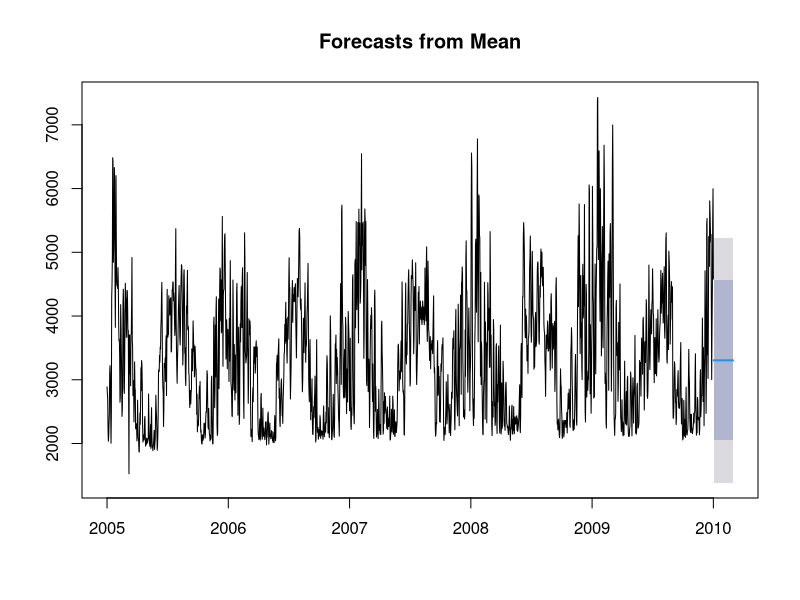
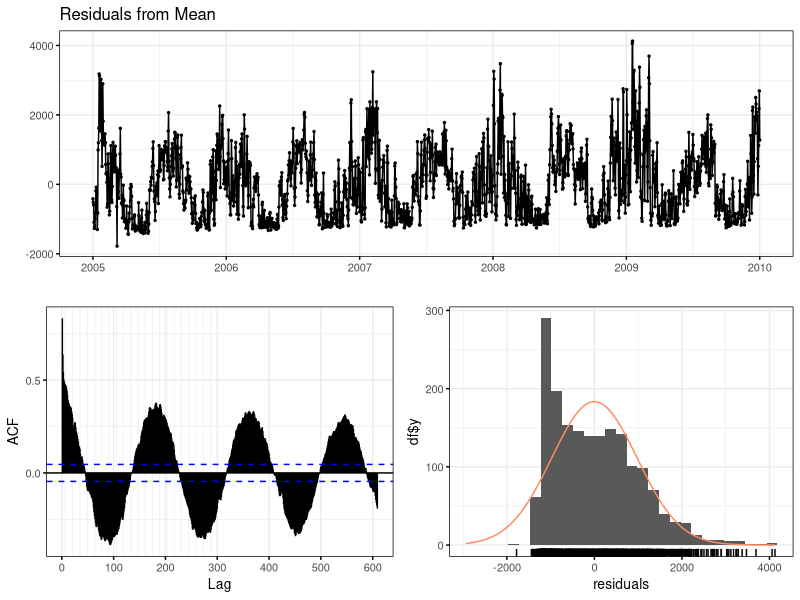

Source code (R) for these figures, in order: (Note: this script raises an error after producing the figures.)
## ---- chunk 1
#set up chunk options
knitr::opts_chunk$set(echo = TRUE,tidy.opts=list(width.cutoff=80), 
                      tidy=FALSE) 
knitr::opts_chunk$set(warning = FALSE)
knitr::opts_chunk$set(message = FALSE)
## ---- chunk 2
#retrieve libraries
library(here); library(ggplot2); library(forecast)
library(tidyverse)
## ---- chunk 3
#create plot theme
mytheme <- theme_bw(base_size = 10)+
  theme(axis.title = element_text(size = 10, hjust = 0.5),
        plot.title.position = "panel",
        panel.border = element_rect(colour = "black", fill = NA, linewidth = 0.25),
        plot.caption = element_text(hjust = 0),
        legend.box = "vertical",
        legend.location = "plot",
        axis.gridlines = element_line(color = "grey", linewidth = 0.25),
        axis.ticks = element_line(color = "black", linewidth = 0.5),
        axis.grid = element_blank())

#set plot theme
theme_set(mytheme)
## ---- chunk 4
#create full, training, and test datasets
dailyload <- read.csv("./Data/Processed/dailyload.csv")

dailyload_train <- filter(dailyload, date <= "2009-12-31")

dailyload_test <- filter(dailyload, date > "2009-12-31" & date < "2010-02-28")

#create timeseries
daily_msts <- msts(dailyload[,2],
                   start = c(2005,01,01), 
                   seasonal.periods =c(7,365.25))

daily_train_msts <- msts(dailyload_train[,2],
                         start = c(2005,01,01), 
                         seasonal.periods =c(7,365.25))

daily_test_msts <- msts(dailyload_test[,2],
                        start = c(2009,12,31), 
                        seasonal.periods =c(7,365.25))
## ---- chunk 5
#geometric mean on original data
forecast_daily_mean_test <- meanf(daily_train_msts, h=59)
plot(forecast_daily_mean_test)
## ---- chunk 6
#residuals and scores for seasonal naive model
residuals_daily_mean <- checkresiduals(forecast_daily_mean_test)
score_daily_mean <- accuracy(forecast_daily_mean_test, dailyload_test[,2])
score_daily_mean
## ---- chunk 7
#train seasonal naive on original data
forecast_daily_mean <- meanf(daily_msts, h=59) 

#create dataframe of forecast
forecast_daily_mean_df <- data.frame(forecast_daily_mean) %>%
    mutate("date" = seq(as.Date("2011/01/01"), by = "day", length.out = 59)) %>%
    mutate("load" = round(Point.Forecast))%>%
    select(date, load) %>%
    `rownames<-`(NULL) 

#write into csv
write.csv(forecast_daily_mean_df, 
          file = "~/Duke_R/TSA_Forecasting/Forecasts/forecast_daily_mean.csv",
          row.names = FALSE)
## ---- chunk 8
#Seasonal naive on original data
forecast_daily_snaive_test <- snaive(daily_train_msts, h=59)
plot(forecast_daily_snaive)
## ---- chunk 9
#residuals and scores for seasonal naive model
residuals_daily_snaive <- checkresiduals(forecast_daily_snaive_test)
score_daily_snaive <- accuracy(forecast_daily_snaive_test, dailyload_test[,2])
score_daily_snaive
## ---- chunk 10
#train seasonal naive on original data
forecast_daily_snaive <- snaive(daily_msts, h=59) 

#create dataframe of forecast
forecast_daily_snaive_df <- data.frame(forecast_daily_snaive) %>%
    mutate("date" = seq(as.Date("2011/01/01"), by = "day", length.out = 59)) %>%
    mutate("load" = round(Point.Forecast))%>%
    select(date, load) %>%
    `rownames<-`(NULL) 

#write into csv
write.csv(forecast_daily_snaive_df, 
          file = "~/Duke_R/TSA_Forecasting/Forecasts/forecast_daily_snaive.csv",
          row.names = FALSE)
